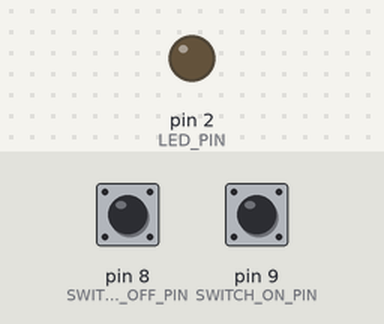
Recording of a sketch running on a simulated Arduino Uno, built with avr-gcc and run on an emulated ATmega328P. On the bench: output pins drawn as LEDs (lit = HIGH). The test bench sets the inputs (shaded band); at power-on: pin 9 (SWITCH_ON_PIN) LOW, pin 8 (SWITCH_OFF_PIN) LOW.

Above: at 1.2 s.
1.3 s: pin 9 (SWITCH_ON_PIN) pulled HIGH for 0.15 s
At 1.6 s:
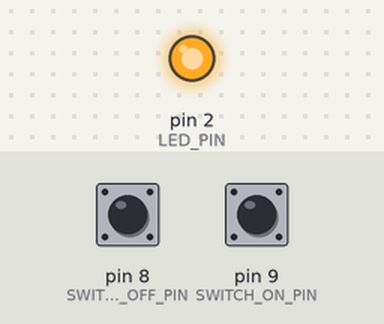
2.9 s: pin 8 (SWITCH_OFF_PIN) pulled HIGH for 0.15 s
At 4.0 s:
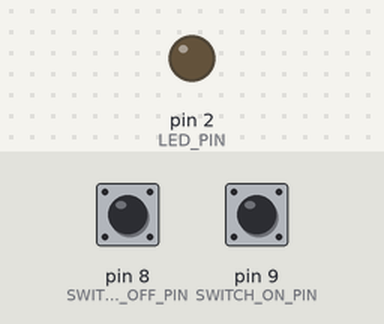
4.5 s: pin 9 (SWITCH_ON_PIN) pulled HIGH for 1 s
At 5.2 s:
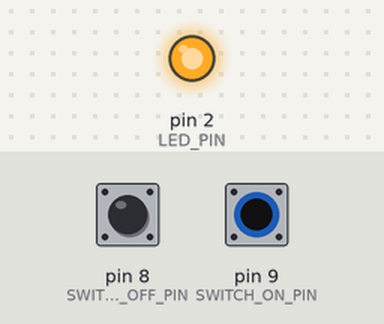
Timing chart, 0 to 7.5 s (numbered marks = the images above; inputs shaded):
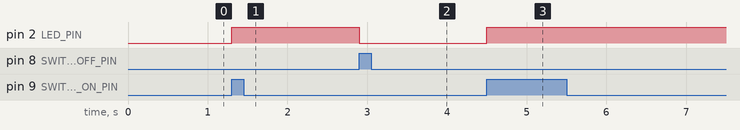

The sketch:

sm-led.ino
```cpp
const int LED_PIN = 2;
const int SWITCH_ON_PIN = 9;
const int SWITCH_OFF_PIN = 8;

// Events
enum events
{
    SWITCH_ON,
    SWITCH_OFF
};
enum events event = SWITCH_OFF;

// State Machine States
enum sm_states
{
    OFF,
    ON
};

enum sm_states state = OFF;
void sm_led(enum events event);
void sm_led_handler_off(enum events event);
void sm_led_handler_on(enum events event);

// Activities
int led_status = LOW;

void setup()
{
    pinMode(LED_PIN, OUTPUT);
  	pinMode(SWITCH_ON_PIN, INPUT);
  	pinMode(SWITCH_OFF_PIN, INPUT);
}

void loop()
{
 	// TODO: Cyclic Processing

  	// IO Handling
    digitalWrite(LED_PIN, led_status);

  	if(digitalRead(SWITCH_ON_PIN) == HIGH)
      event = SWITCH_ON;
  	else if(digitalRead(SWITCH_OFF_PIN) == HIGH)
      event = SWITCH_OFF;

	// Processing
    sm_led(event);
}

// State Machine
void sm_led(enum events event)
{
    switch(state)
    {
        case OFF:
            sm_led_handler_off(event);
            break;

        case ON:
            sm_led_handler_on(event);
            break;
    }
}

// Handle Events in State: OFF
void sm_led_handler_off(enum events event)
{
    switch(event)
    {
        case SWITCH_ON:
            led_status = HIGH;
            state = ON;
        break;

        case SWITCH_OFF:
        break;
    }
}

// Handle Events in State: ON
void sm_led_handler_on(enum events event)
{
    switch(event)
    {
        case SWITCH_ON:
        break;

        case SWITCH_OFF:
            led_status = LOW;
            state = OFF;
        break;
    }
}
```

Measured:
- after the input at 1.3 s, pin 2 (LED_PIN): LOW → HIGH at once
- after the input at 2.9 s, pin 2 (LED_PIN): HIGH → LOW at once
- after the input at 4.5 s, pin 2 (LED_PIN): LOW → HIGH at once
